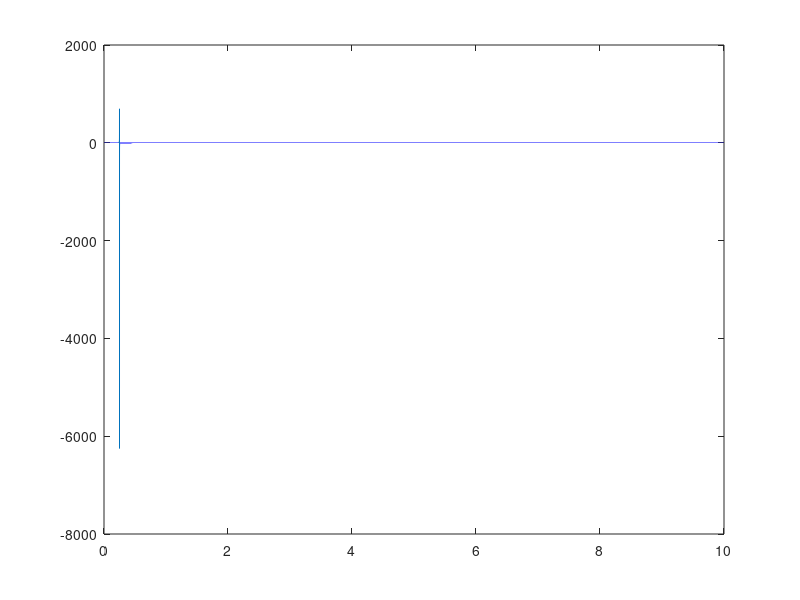
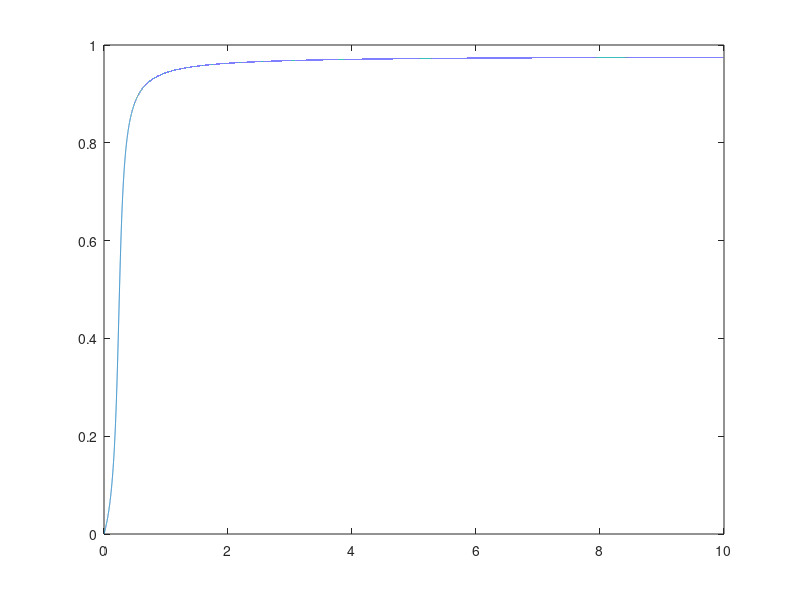
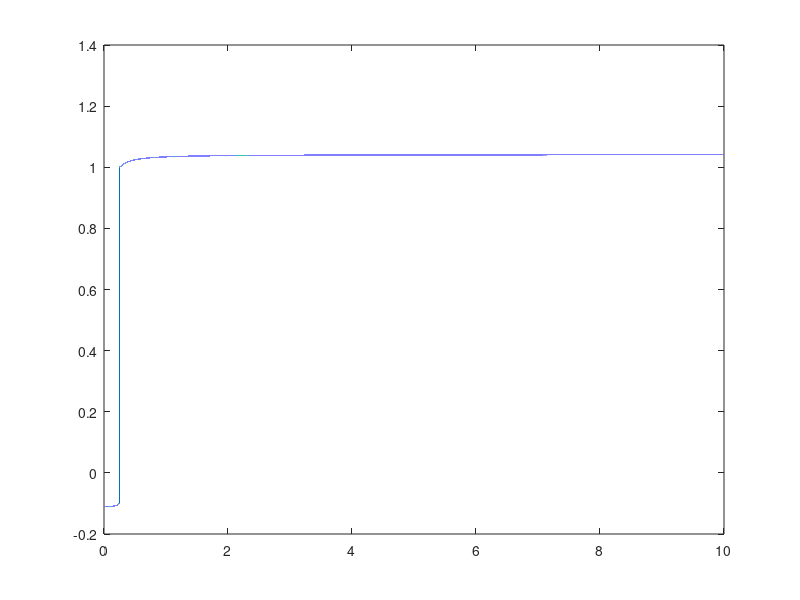
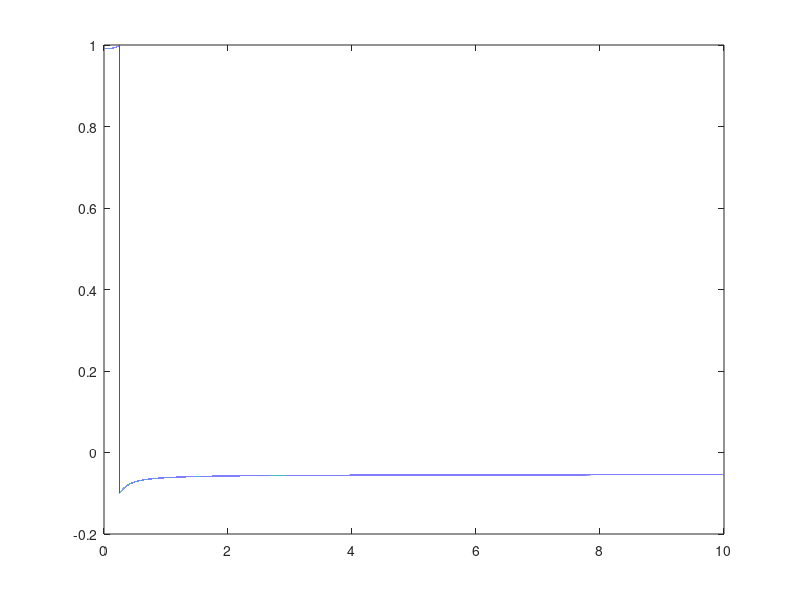

These charts were generated, in order, by the following MATLAB code:
%Barituziga Banuna
%CHEME 7770 PS4 Problem 1

K = 0.1; %10
K1 = K;
K2 = K;
K3 = K;
K4 = K;

KD = [0.00001:0.0001:10]; %This is 1/Kd

theta = (1./(1+(KD.^-1)));

figure(13)% use
plot(KD,theta);

a1 = (1-5.*theta);
b1 = (5.*theta-K2*5.*theta-K1-1);
c1 = (5.*theta*K2);

x = (-b1+sqrt((b1.^2)-4.*a1.*c1))./(2.*a1);
x1 = (-b1-sqrt((b1.^2)-4.*a1.*c1))./(2.*a1); %use

figure(1)
plot(KD,x);
figure(2)
plot(KD,x1); %use


a2 = (1-10*x);
b2 = (10*x-K4*10*x-K3-1);
c2 = 10*x*K4;

y = (-b2+sqrt(b2.^2-4.*a2.*c2))./(2.*a2);
y1 = (-b2-sqrt(b2.^2-4.*a2.*c2))./(2.*a2);

figure(3)
plot(KD,y);
figure(4)
plot(KD,y1);

a2 = (1-10*x1);
b2 = (10*x1-K4*10*x1-K3-1);
c2 = 10*x1*K4;

y2 = (-b2+sqrt(b2.^2-4.*a2.*c2))./(2.*a2); 
y3 = (-b2-sqrt(b2.^2-4.*a2.*c2))./(2.*a2); %use

figure(5)
plot(KD,y2);
figure(6)
plot(KD,y3); %use
%_____________________________________________________________________


K = 10;
K1 = K;
K2 = K;
K3 = K;
K4 = K;

KD = [0.00001:0.0001:10]; %This is 1/Kd

theta = (1./(1+(KD.^-1)));

a1 = (1-5.*theta);
b1 = (5.*theta-K2*5.*theta-K1-1);
c1 = (5.*theta*K2);

Xx = (-b1+sqrt((b1.^2)-4.*a1.*c1))./(2.*a1);
Xx1 = (-b1-sqrt((b1.^2)-4.*a1.*c1))./(2.*a1); %use

figure(7)
plot(KD,Xx);
figure(8)
plot(KD,Xx1); %use


a2 = (1-10*Xx);
b2 = (10*Xx-K4*10*Xx-K3-1);
c2 = 10*Xx*K4;

Yy = (-b2+sqrt(b2.^2-4.*a2.*c2))./(2.*a2);
Yy1 = (-b2-sqrt(b2.^2-4.*a2.*c2))./(2.*a2);

figure(9)
plot(KD,Yy);
figure(10)
plot(KD,Yy1);

a2 = (1-10*Xx1);
b2 = (10*Xx1-K4*10*Xx1-K3-1);
c2 = 10*Xx1*K4;

Yy2 = (-b2+sqrt(b2.^2-4.*a2.*c2))./(2.*a2); 
Yy3 = (-b2-sqrt(b2.^2-4.*a2.*c2))./(2.*a2); %use

figure(11)
plot(KD,Yy2);
figure(12)
plot(KD,Yy3); %use





